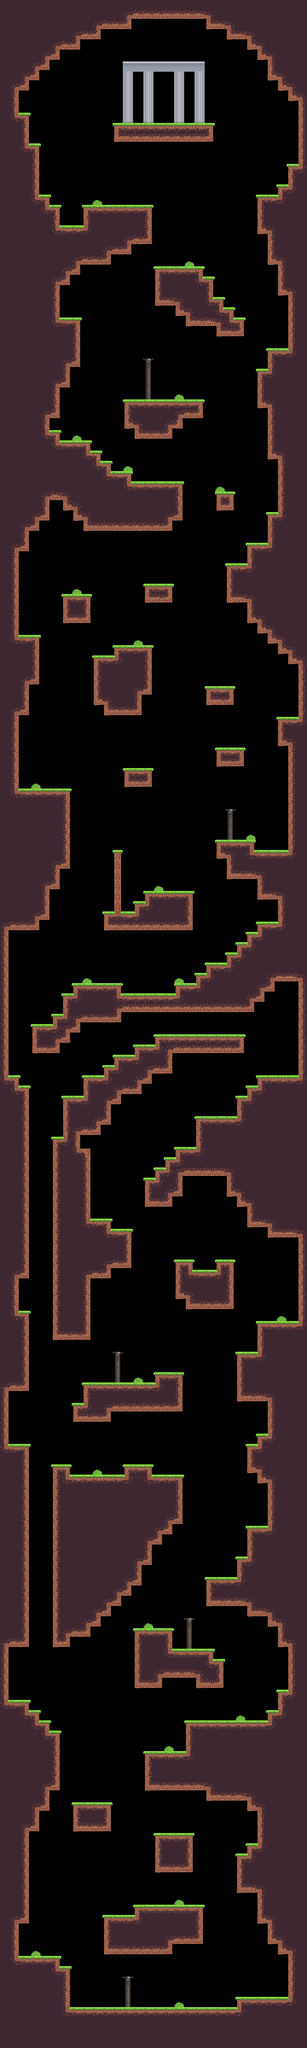

A level layout from a 2D game, rendered from its tile map. Below: a short description, then the map file with tile-grid data replaced by summaries:
An orthogonal 30x200 tile map with 32x32 px tiles, 3 tile layers (Background, bush, Calque de Tuiles 1), 4 tilesets and 19 objects (18x picpic, Portail_de_l'end).

<map version="1.10" tiledversion="1.11.2" orientation="orthogonal" renderorder="right-down" width="30" height="200" tilewidth="32" tileheight="32" infinite="0" nextlayerid="15" nextobjectid="45">
 <tileset firstgid="1" name="plataformas" tilewidth="32" tileheight="32" tilecount="40" columns="10">
  <image source="tilesetgrass.png" width="320" height="128" />
 </tileset>
 <tileset firstgid="41" name="Buisson" tilewidth="32" tileheight="32" tilecount="1" columns="1">
  <image source="bush.png" width="32" height="32" />
 </tileset>
 <tileset firstgid="42" name="tomb_tileset" tilewidth="32" tileheight="32" tilecount="45" columns="9">
  <image source="tomb_tileset.png" width="288" height="160" />
 </tileset>
 <tileset firstgid="87" name="Portals" tilewidth="32" tileheight="32" tilecount="6" columns="3">
  <image source="Dimensional_Portal.png" width="96" height="64" />
 </tileset>
 <layer id="7" name="Background" width="30" height="200">
  <data>[6000 cells, 44 non-empty, 5 distinct tile ids]</data>
 </layer>
 <layer id="5" name="bush" width="30" height="200">
  <data>[6000 cells, 952 non-empty, 18 distinct tile ids]</data>
 </layer>
 <layer id="1" name="Calque de Tuiles 1" width="30" height="200">
  <data>[6000 cells, 2777 non-empty, 17 distinct tile ids]</data>
 </layer>
 <objectgroup id="13" name="Piege">
  <object id="26" name="picpic" gid="73" x="608.667" y="3968.67" width="30.6667" height="33.3333" />
  <object id="40" name="picpic" gid="73" x="224.167" y="704.5" width="36.4167" height="33.3333" />
  <object id="41" name="picpic" gid="73" x="188" y="704.667" width="36.1667" height="33.3333" />
  <object id="42" name="picpic" gid="73" x="319.083" y="2048.67" width="34.6667" height="33.3333" />
  <object id="43" name="picpic" gid="73" x="286.333" y="2048.42" width="34.1667" height="33.3333" />
  <object id="29" name="picpic" gid="73" x="866.939" y="2656.64" width="34.303" height="33.3333" />
  <object id="30" name="picpic" gid="73" x="831.712" y="2656.77" width="35.5758" height="33.3333" />
  <object id="31" name="picpic" gid="73" x="864.667" y="1088.75" width="36.4167" height="33.3333" />
  <object id="32" name="picpic" gid="73" x="799.53" y="2656.73" width="33.2121" height="33.3333" />
  <object id="33" name="picpic" gid="73" x="320.121" y="2848.73" width="36.4848" height="33.3333" />
  <object id="34" name="picpic" gid="73" x="383" y="3104.67" width="33" height="33.3333" />
  <object id="36" name="picpic" gid="73" x="415.333" y="3104.67" width="33" height="33.3333" />
  <object id="37" name="picpic" gid="73" x="447.182" y="3104.82" width="33" height="33.3333" />
  <object id="38" name="picpic" gid="73" x="479.545" y="3104.82" width="33" height="33.3333" />
  <object id="39" name="picpic" gid="73" x="512.273" y="3104.82" width="33" height="33.3333" />
  <object id="35" name="picpic" gid="73" x="159.75" y="3552.42" width="36.9167" height="33.3333" />
  <object id="28" name="picpic" gid="73" x="896.167" y="3360.67" width="36.6667" height="33.3333" />
  <object id="27" name="picpic" gid="73" x="642.333" y="3969" width="30.6667" height="33.3333" />
 </objectgroup>
 <objectgroup id="14" name="Portail">
  <object id="44" name="Portail_de_l'end" gid="87" x="479" y="353" width="64" height="64" />
 </objectgroup>
</map>
